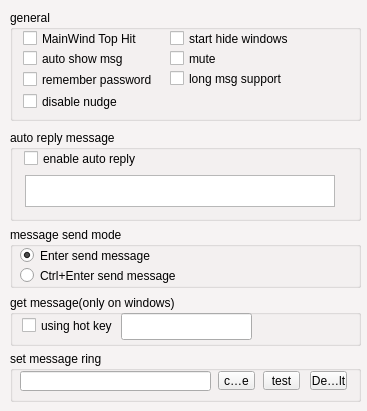
<ui version="4.0" >
 <class>ConfigApp</class>
 <widget class="QDialog" name="ConfigApp" >
  <property name="geometry" >
   <rect>
    <x>0</x>
    <y>0</y>
    <width>367</width>
    <height>411</height>
   </rect>
  </property>
  <property name="windowTitle" >
   <string>ConfigApp</string>
  </property>
  <property name="styleSheet" >
   <string>QDialog {
 
background-color:rgb(246,243,243);

}
</string>
  </property>
  <widget class="QGroupBox" name="groupBox" >
   <property name="geometry" >
    <rect>
     <x>10</x>
     <y>351</y>
     <width>351</width>
     <height>51</height>
    </rect>
   </property>
   <property name="title" >
    <string>set message ring</string>
   </property>
   <widget class="QLineEdit" name="RingFile" >
    <property name="geometry" >
     <rect>
      <x>10</x>
      <y>20</y>
      <width>191</width>
      <height>20</height>
     </rect>
    </property>
    <property name="readOnly" >
     <bool>true</bool>
    </property>
   </widget>
   <widget class="QToolButton" name="BT_ChangeRing" >
    <property name="geometry" >
     <rect>
      <x>208</x>
      <y>20</y>
      <width>37</width>
      <height>19</height>
     </rect>
    </property>
    <property name="text" >
     <string>change</string>
    </property>
   </widget>
   <widget class="QToolButton" name="BT_TestRing" >
    <property name="geometry" >
     <rect>
      <x>253</x>
      <y>20</y>
      <width>37</width>
      <height>19</height>
     </rect>
    </property>
    <property name="text" >
     <string>test</string>
    </property>
   </widget>
   <widget class="QToolButton" name="BT_RingDefault" >
    <property name="geometry" >
     <rect>
      <x>300</x>
      <y>20</y>
      <width>37</width>
      <height>19</height>
     </rect>
    </property>
    <property name="text" >
     <string>Default</string>
    </property>
   </widget>
  </widget>
  <widget class="QGroupBox" name="groupBox_2" >
   <property name="geometry" >
    <rect>
     <x>10</x>
     <y>130</y>
     <width>351</width>
     <height>91</height>
    </rect>
   </property>
   <property name="title" >
    <string>auto reply message</string>
   </property>
   <widget class="QTextEdit" name="MsgAutoRelpy" >
    <property name="geometry" >
     <rect>
      <x>15</x>
      <y>45</y>
      <width>310</width>
      <height>32</height>
     </rect>
    </property>
   </widget>
   <widget class="QCheckBox" name="CB_AutoReply" >
    <property name="geometry" >
     <rect>
      <x>14</x>
      <y>20</y>
      <width>151</width>
      <height>17</height>
     </rect>
    </property>
    <property name="text" >
     <string>enable auto reply</string>
    </property>
   </widget>
  </widget>
  <widget class="QGroupBox" name="groupBox_3" >
   <property name="geometry" >
    <rect>
     <x>10</x>
     <y>227</y>
     <width>351</width>
     <height>61</height>
    </rect>
   </property>
   <property name="title" >
    <string>message send mode</string>
   </property>
   <widget class="QRadioButton" name="RB_EnterSend" >
    <property name="geometry" >
     <rect>
      <x>10</x>
      <y>20</y>
      <width>281</width>
      <height>17</height>
     </rect>
    </property>
    <property name="text" >
     <string>Enter send message</string>
    </property>
    <property name="checked" >
     <bool>true</bool>
    </property>
   </widget>
   <widget class="QRadioButton" name="RB_CtrlEnterSend" >
    <property name="geometry" >
     <rect>
      <x>10</x>
      <y>40</y>
      <width>281</width>
      <height>17</height>
     </rect>
    </property>
    <property name="text" >
     <string>Ctrl+Enter send message</string>
    </property>
    <property name="checked" >
     <bool>false</bool>
    </property>
   </widget>
  </widget>
  <widget class="QGroupBox" name="groupBox_4" >
   <property name="geometry" >
    <rect>
     <x>10</x>
     <y>10</y>
     <width>351</width>
     <height>111</height>
    </rect>
   </property>
   <property name="title" >
    <string>general</string>
   </property>
   <widget class="QCheckBox" name="CB_MainTopHit" >
    <property name="geometry" >
     <rect>
      <x>13</x>
      <y>20</y>
      <width>121</width>
      <height>17</height>
     </rect>
    </property>
    <property name="text" >
     <string>MainWind Top Hit</string>
    </property>
   </widget>
   <widget class="QCheckBox" name="CB_AutoShowMsg" >
    <property name="geometry" >
     <rect>
      <x>13</x>
      <y>40</y>
      <width>131</width>
      <height>17</height>
     </rect>
    </property>
    <property name="text" >
     <string>auto show msg</string>
    </property>
   </widget>
   <widget class="QCheckBox" name="CB_RemberPwd" >
    <property name="geometry" >
     <rect>
      <x>13</x>
      <y>61</y>
      <width>131</width>
      <height>17</height>
     </rect>
    </property>
    <property name="text" >
     <string>remember password</string>
    </property>
   </widget>
   <widget class="QCheckBox" name="CB_MainStartHide" >
    <property name="geometry" >
     <rect>
      <x>160</x>
      <y>20</y>
      <width>131</width>
      <height>17</height>
     </rect>
    </property>
    <property name="text" >
     <string>start hide windows</string>
    </property>
    <property name="checked" >
     <bool>false</bool>
    </property>
   </widget>
   <widget class="QCheckBox" name="CB_Mute" >
    <property name="geometry" >
     <rect>
      <x>160</x>
      <y>40</y>
      <width>72</width>
      <height>17</height>
     </rect>
    </property>
    <property name="text" >
     <string>mute</string>
    </property>
   </widget>
   <widget class="QCheckBox" name="CB_LongMsg" >
    <property name="geometry" >
     <rect>
      <x>160</x>
      <y>60</y>
      <width>131</width>
      <height>17</height>
     </rect>
    </property>
    <property name="text" >
     <string>long msg support</string>
    </property>
   </widget>
   <widget class="QCheckBox" name="CB_DisableNudge" >
    <property name="geometry" >
     <rect>
      <x>13</x>
      <y>80</y>
      <width>121</width>
      <height>23</height>
     </rect>
    </property>
    <property name="text" >
     <string>disable nudge</string>
    </property>
   </widget>
  </widget>
  <widget class="QGroupBox" name="groupBox_5" >
   <property name="geometry" >
    <rect>
     <x>10</x>
     <y>295</y>
     <width>351</width>
     <height>51</height>
    </rect>
   </property>
   <property name="title" >
    <string>get message(only on windows)</string>
   </property>
   <widget class="QLineEdit" name="hotKey" >
    <property name="geometry" >
     <rect>
      <x>111</x>
      <y>18</y>
      <width>131</width>
      <height>27</height>
     </rect>
    </property>
   </widget>
   <widget class="QCheckBox" name="CB_EnableHotKey" >
    <property name="geometry" >
     <rect>
      <x>12</x>
      <y>19</y>
      <width>91</width>
      <height>23</height>
     </rect>
    </property>
    <property name="text" >
     <string>using hot key</string>
    </property>
   </widget>
   <widget class="QLabel" name="registedHotKeyState" >
    <property name="geometry" >
     <rect>
      <x>251</x>
      <y>20</y>
      <width>92</width>
      <height>20</height>
     </rect>
    </property>
    <property name="text" >
     <string/>
    </property>
   </widget>
  </widget>
 </widget>
 <resources/>
 <connections/>
</ui>
